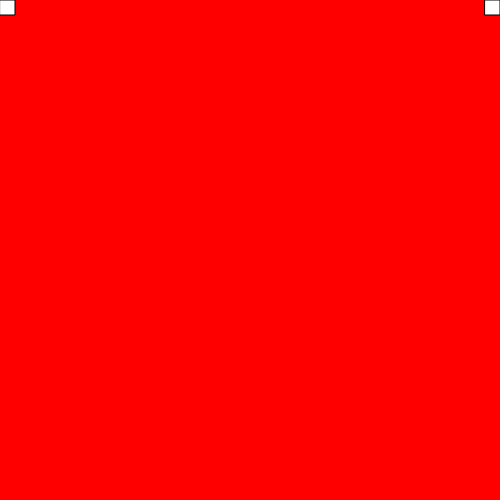
Frame 1 (no input)
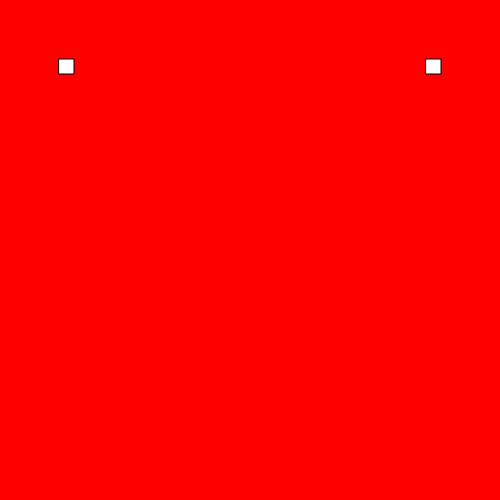
Frame 60 (no input)
Frame 120 (the mouse pressed at the canvas centre since frame 60): identical to frame 60, image omitted

The p5.js sketch that drew these frames (run headless with seeded random() and noise() and a simulated clock; from frame 60 on, the mouse is pressed at the canvas centre):

// p5.js sketch
// ── sketch.js
/**
 * Anthony Ho
 * IGME-101: X Boxes, m/d/19
 * Summarization of sketch activity
 */

"use strict"; //catch some common coding errors


/**
 * setup :
 */
function setup() {
   createCanvas(500, 500);
   background("Red");
   frameRate(300);
}

/**
 * draw :
 */

 //inital placement of circle
let squarePlacementLeft = 0
//Right x-axis (500-15 to compensate for the size of the square)
let squarePlacementRightX = 485
//Right y-axis
let squarePlacementRightY = 0

function draw() {
   //resets background
   background("Red");
   //square 1 left
   rect(squarePlacementLeft,squarePlacementLeft,15,15);
   squarePlacementLeft = squarePlacementLeft + 1;
   //square 2 right
   rect(squarePlacementRightX, squarePlacementRightY ,15,15);
   //moves the right square left
   squarePlacementRightX = squarePlacementRightX - 1;
   //moves the right square down
   squarePlacementRightY = squarePlacementRightY + 1;
   
}

//resets circle
function mousePressed() {
   squarePlacementLeft = 0;
   squarePlacementRightX = 485;
   squarePlacementRightY = 0;
}
